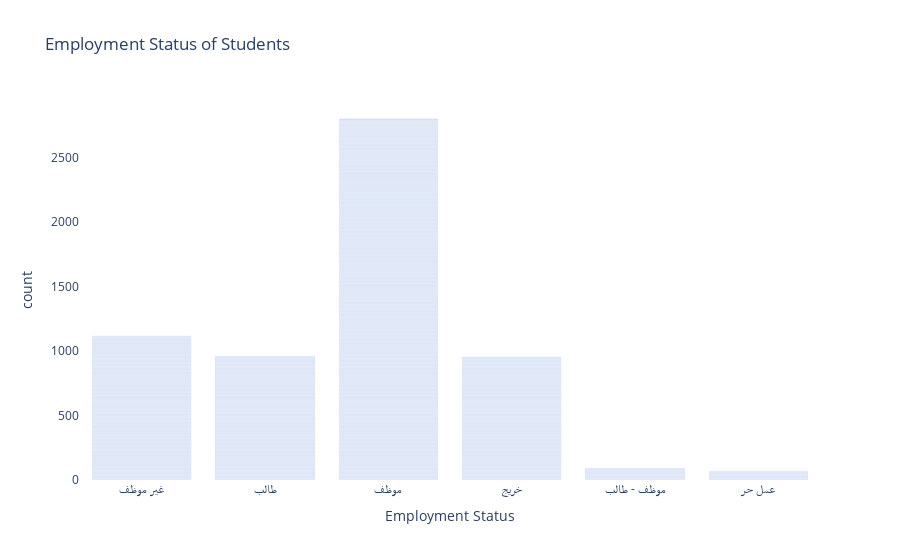

Here is the notebook cell this chart was saved with:
### Markdown cell above
The image displays a histogram of age distribution. It shows that a majority of individuals are in the younger age brackets, with the highest frequency in the age range just over 20. The frequency decreases steadily as age increases

### Code cell
fig_employment = px.bar(df_train, x='Employment Status', title='Employment Status of Students')
fig_employment.update_layout({
    'plot_bgcolor': 'white',
    'paper_bgcolor': 'white'})
fig_employment.show()

### Figure 1 — Plotly figure (JSON) as saved in the notebook; plotly's stock layout.template omitted (floating-point values rounded to 4 significant figures; data arrays with more than 128 entries replaced by an {"elided": "..."} marker saying what was removed)
{"data": [{"alignmentgroup": "True", "hovertemplate": "Employment Status=%{x}<br>count=%{y}<extra></extra>", "legendgroup": "", "marker": {"color": "#636efa", "pattern": {"shape": ""}}, "name": "", "offsetgroup": "", "orientation": "v", "showlegend": false, "textposition": "auto", "type": "bar", "x": {"elided": "6548 str values"}, "xaxis": "x", "y": {"elided": "6548 int values"}, "yaxis": "y"}], "layout": {"barmode": "relative", "legend": {"tracegroupgap": 0}, "paper_bgcolor": "white", "plot_bgcolor": "white", "title": {"text": "Employment Status of Students"}, "xaxis": {"anchor": "y", "domain": [0, 1], "title": {"text": "Employment Status"}}, "yaxis": {"anchor": "x", "domain": [0, 1], "title": {"text": "count"}}}}
